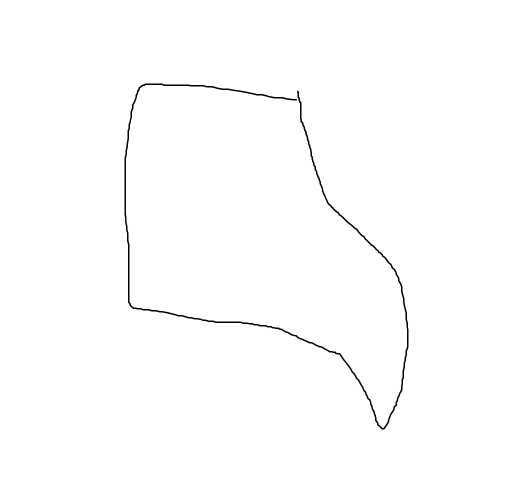
#> input picture image.png, 1049 x 953 px (shown at 1/2 size); its folder holds only this picture in this run
$ python -i utils.py   (imports and definitions only)
#> lines starting #> are read from the running program, lines starting #| are printed output that depends on the picture; after the words box and inside, x2 and y2 are one past the last pixel; in counts of white or black regions, pixels touching at a corner belong together
import cv2
import numpy as np

def process_image_to_fourier(image_path, num_coefficients=100):
    """
    Reads an image, finds all significant contours, sorts them spatially,
    and returns a list of Fourier coefficient sets (one per contour).
    """
#> called with image_path = '../../image.png', num_coefficients = 100
    # 1. Image Preprocessing
    img = cv2.imread(image_path, 0)
#> img is the input picture: shape (953, 1049); min 0, max 255, mean 253.4
    if img is None:
        raise ValueError("Could not read image file.")

    # Invert to get white drawing on black
    _, thresh = cv2.threshold(img, 127, 255, cv2.THRESH_BINARY_INV)
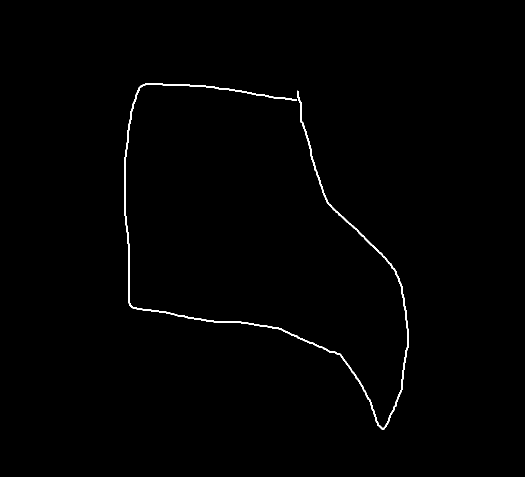
#> thresh: shape (953, 1049) (shown at 1/2 size); 0.66% white; 1 white region

    # 2. Extract Contours
    contours, _ = cv2.findContours(thresh, cv2.RETR_EXTERNAL, cv2.CHAIN_APPROX_NONE)
#> contours = 1 contour; box (x1, y1, x2, y2) and area: (249, 167, 817, 859) 4544
    if not contours:
        return []

    # Filter out small noise
    valid_contours = [c for c in contours if cv2.contourArea(c) > 50]
#> valid_contours has the same summary as contours
    if not valid_contours:
        return []

    # 3. Sort Contours Spatially (Simulation of Time)
    # Sort Top-Left to Bottom-Right (y + x approx)
    # Bounding box: (x, y, w, h)
    def get_sort_key(c):
        x, y, w, h = cv2.boundingRect(c)
#> x = 249; y = 167; w = 568; h = 692
        return y + x * 0.1 # Weight Y more to simulate lines of text

    valid_contours.sort(key=get_sort_key)

    valid_contours.sort(key=get_sort_key)

    all_coefficients = []

    # 1. Collect all points to find GLOBAL center
    all_points = []
    contours_points = []

    for contour in valid_contours:
        # Simplify
        epsilon = 0.002 * cv2.arcLength(contour, True)
        approx = cv2.approxPolyDP(contour, epsilon, True)
        points = approx.reshape(-1, 2).astype(np.float32)
        contours_points.append(points)
        all_points.extend(points)
#> this loop made 1 pass
#> epsilon on pass 1: 8.92
#> after the loop, all_points = 29 pairs, first value 249 to 816, second value 170 to 858; contours_points = 1 point arrays, longest 29 points

    if not all_points:
        return []

    all_points_arr = np.array(all_points)
#> all_points_arr has the same summary as all_points
    global_mean = np.mean(all_points_arr, axis=0)
#> global_mean = [599.2, 522.9]

    # 2. Process each contour offset by GLOBAL mean
    for points in contours_points:
        offset_points = points - global_mean

        coeffs = compute_fourier_coefficients(offset_points, num_coefficients, is_closed_loop=True)
        all_coefficients.append(coeffs)
#> this loop made 1 pass
#> (target_points in compute_fourier_coefficients, N in compute_fourier_coefficients) on pass 1: (1024, 1024)
#> after the loop, all_coefficients = 1 item

    return all_coefficients

def process_vectors_to_fourier(vector_data, num_coefficients=100):
    """
    Processes raw vector data (list of lists of {x,y}) from the frontend.
    """
    all_coefficients = []

    # 1. Collect all points to find GLOBAL center
    all_points = []
    strokes_points = []

    for stroke in vector_data:
        if len(stroke) < 3: continue
        # Convert to numpy array
        points = np.array([[p['x'], p['y']] for p in stroke]).astype(np.float32)
        strokes_points.append(points)
        all_points.extend(points)

    if not all_points:
        return []

    # Calculate Global Mean
    all_points_arr = np.array(all_points)
    global_mean = np.mean(all_points_arr, axis=0)

    # 2. Process each stroke offset by GLOBAL mean
    for points in strokes_points:
        # Center the entire drawing around (0,0)
        offset_points = points - global_mean

        # Open strokes need retracing to be periodic
        coeffs = compute_fourier_coefficients(offset_points, num_coefficients, is_closed_loop=False)
        all_coefficients.append(coeffs)

    return all_coefficients

def compute_fourier_coefficients(points, num_coefficients, is_closed_loop=False):
    """
    Helper to calc DFT for a set of 2D points.
    """
    # 1. Resample (Uniform speed)
    target_points = 1024
    points = resample_path(points, target_points)

    # 2. Retrace (if open)
    if not is_closed_loop:
        reversed_points = points[::-1]
        points = np.vstack([points, reversed_points[1:-1]])

    # 3. Complex Plane
    x = points[:, 0]
    y = points[:, 1]
    # Do NOT flip Y.
    # Image/Canvas: Y is Down.
    # Frontend Sin: Y is Down.
    # So we keep Y as is.

    complex_points = x + 1j * y
    # REMOVED local centering: complex_points = complex_points - np.mean(complex_points)

    # 4. DFT
    dft_result = np.fft.fft(complex_points)

    # 5. Package
    coefficients = []
    N = len(dft_result)

    for k in range(N):
        if k <= N / 2:
            freq = k
        else:
            freq = k - N

        val = dft_result[k]
        radius = np.abs(val) / N
        phase = np.angle(val)

        coefficients.append({
            "freq": freq,
            "radius": radius,
            "phase": phase
        })

    coefficients.sort(key=lambda x: x["radius"], reverse=True)
    return coefficients[:min(len(coefficients), num_coefficients)]

def resample_path(points, n_points):
    """
    Interpolates path to have `n_points` uniformly spaced.
    """
    if len(points) < 2:
        return np.resize(points, (n_points, 2))

    # Calculate cumulative distance
    dists = np.sqrt(np.sum(np.diff(points, axis=0)**2, axis=1))
    cum_dist = np.insert(np.cumsum(dists), 0, 0)
    total_dist = cum_dist[-1]

    if total_dist == 0:
        return np.resize(points, (n_points, 2))

    # Create uniform distances
    uniform_dists = np.linspace(0, total_dist, n_points)

    # Interpolate X and Y
    new_x = np.interp(uniform_dists, cum_dist, points[:, 0])
    new_y = np.interp(uniform_dists, cum_dist, points[:, 1])

    return np.column_stack((new_x, new_y))

>>> result = process_image_to_fourier('../../image.png')
#> result = 1 item
